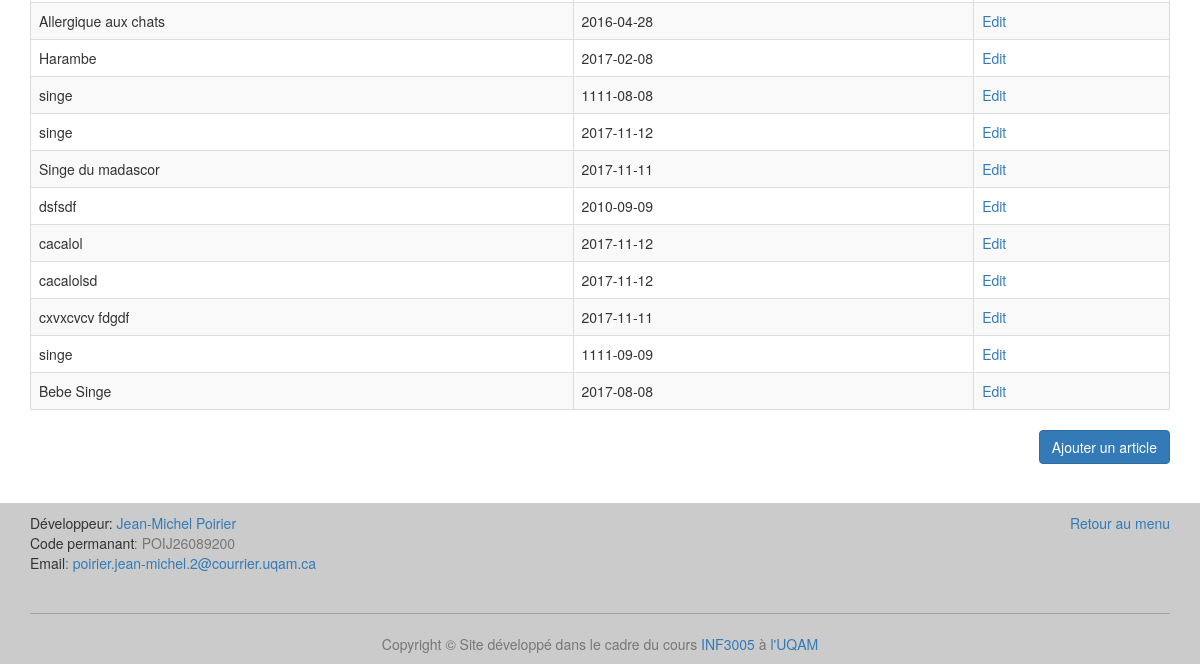
Page /admin (signed in, lower part) on the earlier database version.
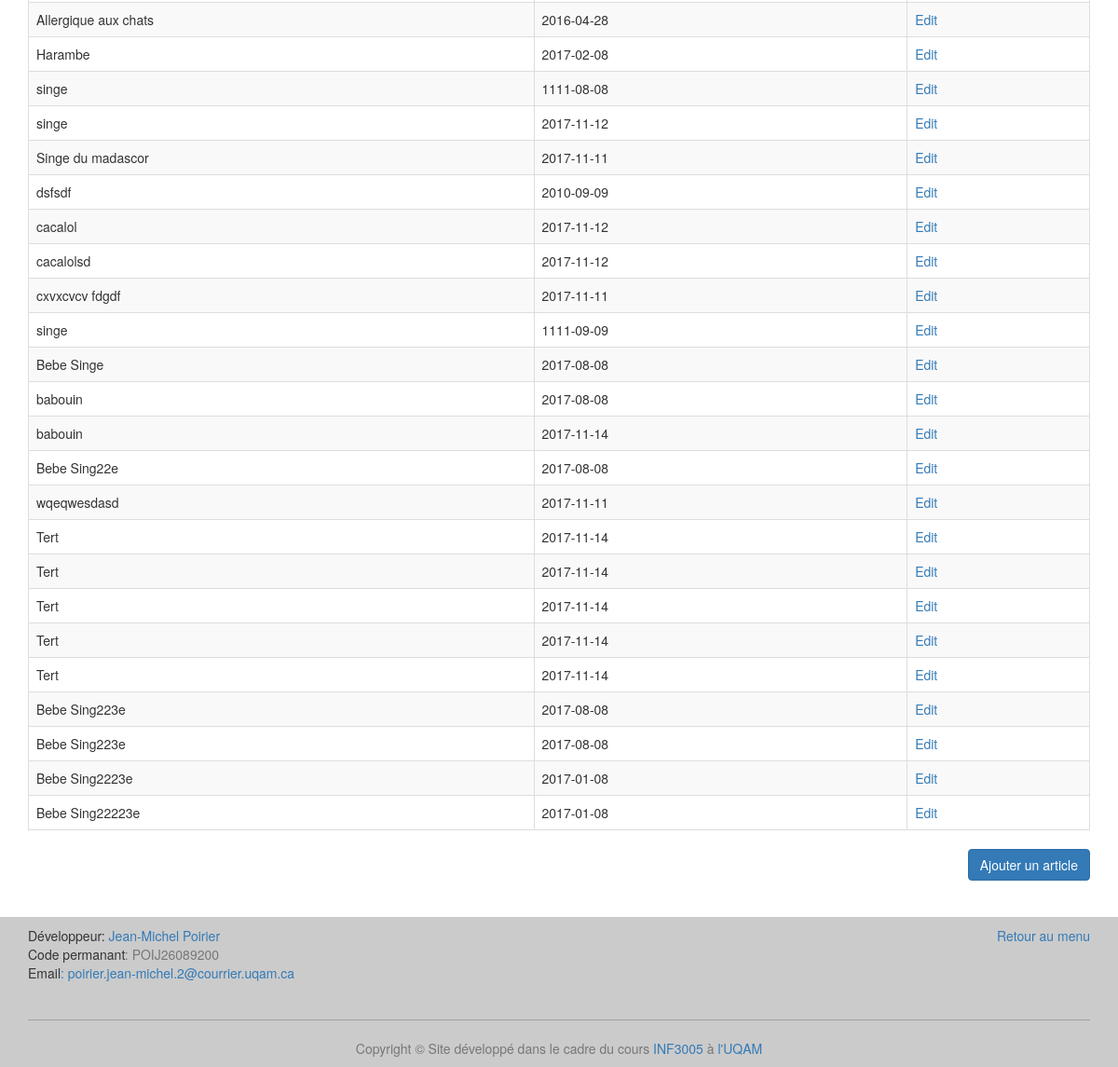
Same page on the later database version.
### tables this page shows
CREATE TABLE article (
  id integer primary key,
  titre varchar(100),
  identifiant varchar(50),
  auteur varchar(100),
  date_publication text,
  paragraphe varchar(500)
);

### index.py (the view)
@app.route('/admin')
@authentification_required
def admin_page():
    articles = get_db().get_all_articles()
    username = username_session()
    return render_template('admin.html', articles=articles, username=username)

### article.py (called while the page is built)
    def get_all_articles(self):
        cursor = self.get_connection_row().cursor()
        cursor.execute("SELECT titre, identifiant, auteur, date_publication "
                       "FROM article")
        articles = cursor.fetchall()
        return articles

    def get_session(self, id_session):
        cursor = self.get_connection().cursor()
        cursor.execute("select utilisateur from sessions where id_session=?", (id_session,))
        data = cursor.fetchone()
        if data is None:
            return None
        else:
            return data[0]

### database.py (called while the page is built)
    def get_connection(self):
        if self.connection is None:
            self.connection = sqlite3.connect('db/db.db')
        return self.connection

    def get_connection_row(self):
        if self.connection is None:
            self.connection = sqlite3.connect('db/db.db')
            self.connection.row_factory = sqlite3.Row
        return self.connection

    def disconnect(self):
        if self.connection is not None:
            self.connection.close()

### index.py (called while the page is built)
def get_db():
    db = getattr(g, '_database', None)
    if db is None:
        g._database = Article()
    return g._database

@app.teardown_appcontext
def close_connection(exception):
    db = getattr(g, '_database', None)
    if db is not None:
        db.disconnect()

def authentification_required(f): # f est la fonction def logout
    @wraps(f)
    def decorated(*args, **kwargs):
        if not is_authenticated(session):
            return send_unauthorized()
        return f(*args, **kwargs)
    return decorated

def is_authenticated(session):
    return "id" in session

def username_session():
    username = None
    if "id" in session:
        username = get_db().get_session(session["id"])
    return username

### templates/admin.html (shortened to what this page needs)
{% extends "layout.html" %}
{% block content %}
    <table class="table table-striped table-bordered">
        {% for article in articles %}
            <tr>
                <td>{{ article["titre"] }}</td>
                <td>{{ article["date_publication"] }}</td>
                <td><a href="/admin-modifier/{{ article["identifiant"] }}">Edit</a></td>
            </tr>
        {% endfor %}
    </table>
    <div class="text-right">
        <a class="btn btn-primary" href="/admin-form">Ajouter un article</a>
    </div>
{% endblock %}

### templates/layout.html (shortened to what this page needs)
<!DOCTYPE html>
<html lang="fr">
<head>
    <link rel="stylesheet" type="text/css" href="/vendor/bootstrap/css/bootstrap.min.css">
    <link rel="stylesheet" type="text/css" href="/vendor/bootstrap/css/maclasse.css">
</head>
<body>
<div class="container container-padd">
    {% block content %}{% endblock %}
</div>
<footer class="footer">
    <div class="container">
        <div class="row">
            <div class="col-md-6 col-sm-12">
                <address>
                    <span class="souligner">Développeur</span>: <a href="mailto:poirier.jean-michel.2@courrier.uqam.ca">Jean-Michel Poirier</a>
                    <br>
                    <span class="souligner">Code permanant</span><span class="text-muted">: POIJ26089200</span>
                    <br>
                    <span class="souligner">Email</span><a href="mailto:poirier.jean-michel.2@courrier.uqam.ca">: poirier.jean-michel.2@courrier.uqam.ca</a>
                </address>
            </div>
            <div class="col-md-6 col-sm-12 text-right">
                <a href="#top">Retour au menu</a>
            </div>
        </div>
        <hr class="hrfooter">
        <div class="row">
            <div class="col-md-12 col-sm-12 text-center text-muted">
                Copyright &copy; Site développé dans le cadre du cours <a href="http://www.etudier.uqam.ca/cours?sigle=INF3005" target="_blank">INF3005</a> à <a href="http://www.uqam.ca/" target="_blank">l'UQAM</a>
            </div>
        </div>
    </div>
</footer>
</body>
</html>

Differences in the rows shown:
added article: titre "babouin", date_publication "2017-08-08"
added article: titre "babouin", date_publication "2017-11-14"
added article: titre "Bebe Sing22e", date_publication "2017-08-08"
added article: titre "wqeqwesdasd", date_publication "2017-11-11"
added article: titre "Tert", date_publication "2017-11-14"
added article: titre "Tert", date_publication "2017-11-14"
added article: titre "Tert", date_publication "2017-11-14"
added article: titre "Tert", date_publication "2017-11-14"
added article: titre "Tert", date_publication "2017-11-14"
added article: titre "Bebe Sing223e", date_publication "2017-08-08"
added article: titre "Bebe Sing223e", date_publication "2017-08-08"
added article: titre "Bebe Sing2223e", date_publication "2017-01-08"
added article: titre "Bebe Sing22223e", date_publication "2017-01-08"
